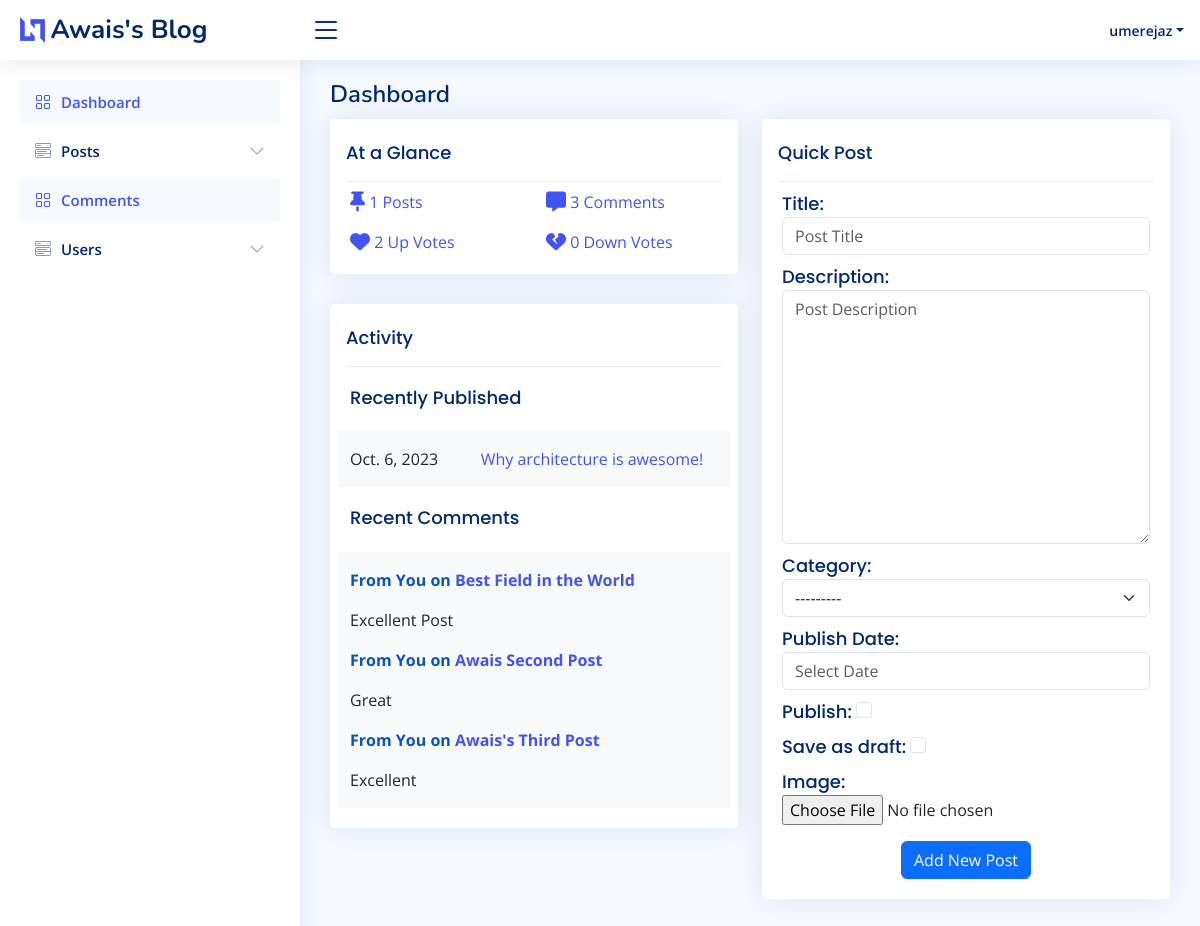
Screenshot of /blog/ (signed in) with the database file from the repository.
### blog/models.py (models this page shows, shortened)
class Post(models.Model):
    author = models.ForeignKey(User, on_delete=models.CASCADE, related_name='posts')
    title = models.CharField(max_length=250)
    description = models.TextField()
    category = models.ForeignKey(Category, on_delete=models.CASCADE, related_name='posts')
    publish_date = models.DateField(null=True, blank=True, validators=[validate_future_date])
    publish = models.BooleanField(null=True, blank=True)
    draft = models.BooleanField(null=True, blank=True)
    created_on = models.DateTimeField(auto_now_add=True)
    updated_on = models.DateTimeField(auto_now=True)
    image = models.ImageField(null=True, blank=True, upload_to='media')
    slug = models.SlugField(unique=True, blank=True)

class Comment(models.Model):
    user = models.ForeignKey(User, on_delete=models.CASCADE, related_name='comments')
    post = models.ForeignKey(Post, on_delete=models.CASCADE, related_name='comments')
    parent_comment = models.ForeignKey('self', null=True, blank=True, on_delete=models.CASCADE, related_name='main')
    comment = models.CharField(max_length=250, null=True, blank=True)
    created_on = models.DateTimeField(auto_now_add=True)
    updated_on = models.DateTimeField(auto_now=True)

### blog/views.py (the view, shortened to what this page needs)
# urls.py: path('', views.Dashboard.as_view(), name='dashboard'),
class Dashboard(LoginRequiredMixin, CreateView):
    model = Post
    template_name = 'blog/dashboard.html'
    form_class = PostForm
    def get_context_data(self, **kwargs):
        user = self.request.user
        context = super().get_context_data(**kwargs)
        context['posts'] = Post.objects.filter(author=user).count()
        context['comments'] = Comment.objects.filter(user=user).count()
        context['upvotes'] = Vote.objects.filter(user=user, vote=True).count()
        context['downvotes'] = Vote.objects.filter(user=user, vote=False).count()
        if context['posts'] != 0:
            context['latest_publish_date'] = Post.objects.filter(author=user, publish=True).order_by('-publish_date')[0]
        else:
            context['latest_publish_date'] = None
        if context['comments'] != 0:
            context['latest_comment'] = Comment.objects.filter(user=user).order_by('-created_on')[:5]
        else:
            context['latest_comment'] = None
        return context

### blog/forms.py
class PostForm(forms.ModelForm):
    class Meta:
        model = Post
        fields = ['title', 'description', 'category', 'publish_date', 'publish', 'draft', 'image']
        widgets = {
            'title': forms.TextInput(attrs={'class': 'form-control', 'placeholder': 'Post Title'}),
            'description': forms.Textarea(attrs={'class': 'form-control', 'placeholder': 'Post Description'}),
            'category': forms.Select(attrs={'class': 'form-select', 'aria-label': '-----------'}),
            'publish_date': forms.TextInput(
                attrs={'class': 'form-control', 'placeholder': 'Select Date', 'id': 'my_date_picker', 'type': 'text'}),
            'publish': forms.CheckboxInput(attrs={'class': 'form-check-input'}),
            'draft': forms.CheckboxInput(attrs={'class': 'form-check-input'}),
        }
        labels = {
            'title': 'Title',
            'description': 'Description',
            'category': 'Category',
            'publish_date': 'Publish Date',
            'draft': 'Save as draft',
        }

### blog/context_processors.py (called while the page is built)
def site_info(request):
    site_name = "Awais's Blog"
    blog_title = "Awais's Wonderful Blog"
    blog_description = "A Blog Site by Rana Awais Ahmad"
    return {
        'site_name': site_name,
        'blog_title': blog_title,
        'blog_description': blog_description,
    }

### blog/models.py (called while the page is built)
    def __str__(self):
        return self.name

### blog/templates/blog/dashboard.html (shortened to what this page needs)
{% extends 'base.html' %}
{% load static %}
{% block content %}
    {% include 'navbar.html' %}
    {% include 'sidebar.html' %}
    <main id="main" class="main">
        <div class="pagetitle">
            <h1>Dashboard</h1>
        </div>
        <section class="section">
            <div class="row">
                <div class="col-lg-6">
                    <div class="card">
                        <div class="card-header card-title mx-3">At a Glance</div>
                        <div class="card-body">
                            <div class="row pt-2">
                                <div class="col-sm-6">
                                    <div>
                                        <a href="{% url 'all-posts' %}"><i
                                                class="fa-solid fa-thumbtack fa-lg"></i> {{ posts }} Posts</a>
                                    </div>
                                    <div class="mt-3">
                                        <a href="{% url 'all-posts' %}"><i
                                                class="fa-solid fa-heart fa-lg"></i> {{ upvotes }} Up Votes</a>
                                    </div>
                                </div>
                                <div class="col-sm-6">
                                    <a href="{% url 'all-comments' %}"><i
                                            class="fa-solid fa-message fa-lg"></i> {{ comments }} Comments</a>
                                    <div class="mt-3">
                                        <a href="{% url 'all-posts' %}"><i
                                                class="fa-solid fa-heart-crack fa-lg"></i> {{ downvotes }} Down
                                            Votes</a>
                                    </div>
                                </div>
                            </div>
                        </div>
                    </div>
                    <div class="card">
                        <div class="card-header card-title mx-3">Activity</div>
                        <div class="card-body">
                            <h5 class="card-title">Recently Published</h5>
                            <div class="row bg-light pt-3">
                                <div class="col-sm-4">
                                    <div>
                                        <p>{{ latest_publish_date.publish_date }}</p>
                                    </div>
                                </div>
                                <div class="col-sm-8">
                                    {% if latest_publish_date %}
                                        <div>
                                            <a href="{% url 'view-post' latest_publish_date.slug %}"> {{ latest_publish_date.title }}</a>
                                        </div>
                                    {% else %}
                                        <div>
                                            <a href="#"> You have no posts yet!</a>
                                        </div>
                                    {% endif %}
                                </div>
                            </div>
                            <h5 class="card-title">Recent Comments</h5>
                            <div class="row bg-light pt-3">
                                <div class="col-sm-12">
                                    {% if latest_comment %}
                                        {% for comment in latest_comment %}
                                            <div>
                                                <p><b style="color: #0a53be">From You
                                                    on
                                                    <a href="{% url 'view-post' comment.post.slug %}">{{ comment.post.title }}</a></b>
                                                </p>
                                                <p>{{ comment.comment }}</p>
                                            </div>
                                        {% endfor %}
                                    {% else %}
                                        <div>
                                            <p>You haven't posted any comment yet!</p>
                                        </div>
                                    {% endif %}
                                </div>
                            </div>
                        </div>
                    </div>
                </div>
                <div class="col-lg-6">
                    <div class="card">
                        <div class="card-header card-title mx-3">Quick Post</div>
                        <div class="card-body">
                            <div class="row pt-2">
                                <div class="col-sm-12">
                                    <form method="POST" action="" novalidate enctype="multipart/form-data">
                                        {% for field in form %}
                                            <div class="mb-2">
                                                <span class="card-title">{{ field.label_tag }}</span>
                                                {{ field }}
                                            </div>
                                        {% endfor %}
                                        <div class="text-center mt-3">
                                            <button type="submit" class="btn btn-primary">Add New Post</button>
                                        </div>
                                    </form>
                                </div>
                            </div>
                        </div>
                    </div>
                </div>
            </div>
        </section>
    </main>
{% endblock %}

### templates/navbar.html (shortened to what this page needs)
{% load static %}
<header id="header" class="header fixed-top d-flex align-items-center">
    <div class="d-flex align-items-center justify-content-between">
        <a href="{% url 'index' %}" class="logo d-flex align-items-center">
            <img src="{% static 'assets/img/logo.png' %}" alt="">
            <span class="d-none d-lg-block">{{ site_name }}</span>
        </a>
        <i class="bi bi-list toggle-sidebar-btn"></i>
    </div>
    <nav class="header-nav ms-auto">
        <ul class="d-flex align-items-center">
            <li class="nav-item dropdown pe-3">
                <a class="nav-link nav-profile d-flex align-items-center pe-0" href="#" data-bs-toggle="dropdown">
                    <span class="d-none d-md-block dropdown-toggle ps-2">{{ user.username }}</span>
                </a>
            </li>
        </ul>
    </nav>
</header>

### static/assets/css/style.css (style rules this page uses)
:root { scroll-behavior: smooth; }
body { font-family: "Open Sans", sans-serif; background: #f6f9ff; color: #444444; }
a { color: #4154f1; text-decoration: none; }
h1, h2, h3, h4, h5, h6 { font-family: "Nunito", sans-serif; }
#main { margin-top: 60px; padding: 20px 30px; transition: all 0.3s; }
.pagetitle { margin-bottom: 10px; }
.pagetitle h1 { font-size: 24px; margin-bottom: 0; font-weight: 600; color: #012970; }
.card { margin-bottom: 30px; border: none; border-radius: 5px; box-shadow: 0px 0 30px rgba(1, 41, 112, 0.1); }
.card-header, .card-footer { border-color: #ebeef4; background-color: #fff; color: #798eb3; padding: 15px; }
.card-title { padding: 20px 0 15px 0; font-size: 18px; font-weight: 500; color: #012970; font-family: "Poppins", sans-serif; }
.card-body { padding: 0 20px 20px 20px; }
.logo { line-height: 1; }
@media (min-width: 1200px) { .logo { width: 280px; } }
.logo img { max-height: 26px; margin-right: 6px; }
.logo span { font-size: 26px; font-weight: 700; color: #012970; font-family: "Nunito", sans-serif; }
.header { transition: all 0.5s; z-index: 997; height: 60px; box-shadow: 0px 2px 20px rgba(1, 41, 112, 0.1); background-color: #fff; padding-left: 20px; }
.header .toggle-sidebar-btn { font-size: 32px; padding-left: 10px; cursor: pointer; color: #012970; }
.header-nav ul { list-style: none; }
.header-nav>ul { margin: 0; padding: 0; }
.header-nav .nav-profile { color: #012970; }
.header-nav .nav-profile span { font-size: 14px; font-weight: 600; }
@media (min-width: 1200px) { #main, #footer { margin-left: 300px; } }

### rows the page displays
Post: publish_date "Oct. 6, 2023", title "Why architecture is awesome!"
Comment: post "Best Field in the World", comment "Excellent Post"
Comment: post "Awais Second Post", comment "Great"
Comment: post "Awais's Third Post", comment "Excellent"

### other values shown
{{ site_name }} "Awais's Blog"
{{ user.username }} "umerejaz"
{{ posts }} "1"
{{ upvotes }} "2"
{{ comments }} "3"
{{ downvotes }} "0"
{{ field.label_tag }} "Title:" "Description:" "Category:" "Publish Date:" "Publish:" "Save as draft:" "Image:"
